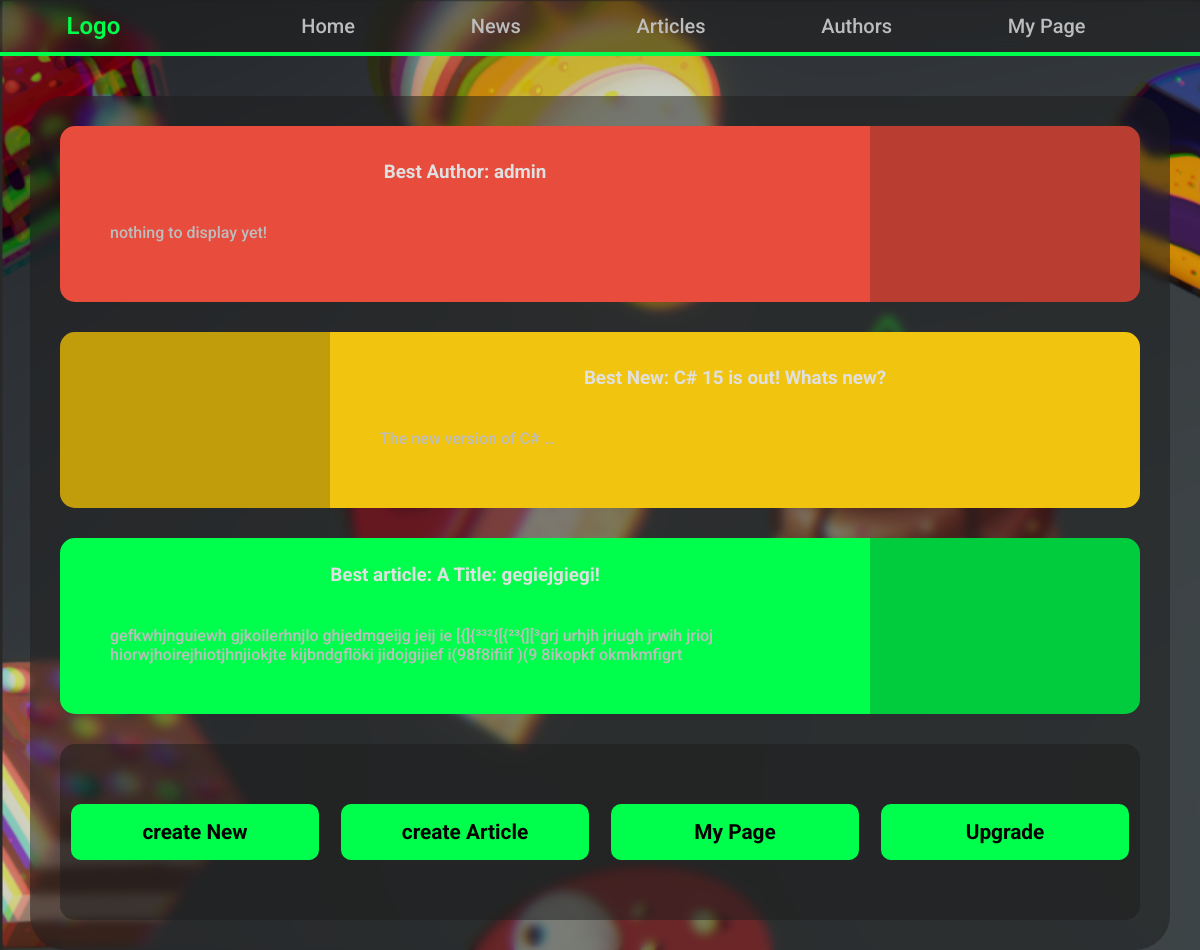
The app's page /main/home/ with its own data.
### newsportal/models.py (models this page shows, shortened)
class RatingSystem(models.Model):
    rating = models.FloatField(default=0)
    likes = models.IntegerField(default=0)
    dislikes = models.IntegerField(default=0)
    class Meta:
        abstract = True

class Author(RatingSystem, models.Model):
    user = models.OneToOneField(User, on_delete=models.CASCADE)
    Author_Account_creation_date = models.DateTimeField(auto_now=True)

class Post(models.Model):
    title = models.CharField(max_length=255)
    content = models.TextField(max_length=15000)
    creation_date = models.DateTimeField(auto_now=True)
    author = models.ForeignKey("Author", on_delete=models.CASCADE, blank=True, null=True)

### newsportal/views.py (the view)
# urls.py: path('home/', HomePage.as_view(), name="HomePage"),
class HomePage(TemplateView):
    template_name = "newsportal/home.html"
    def get_context_data(self, **kwargs: Any) -> dict[str, Any]:
        context = super().get_context_data(**kwargs)
        context["best_Author"] = Author.objects.order_by("-rating").first()
        context["best_News"] = News.objects.order_by("-rating").first()
        context["best_Article"] = Article.objects.order_by(
            "-rating").first()
        context['is_not_premium'] = not self.request.user.groups.filter(
            name='premium').exists()
        return context

### templates/newsportal/home.html (shortened to what this page needs)
{% extends "default.html" %}
{% block Main%}
<div class="Home-Content-Wrap">
    <div class="Home-Content-Block Home-Content-Best-Author">
        <div class="Home-Content-Block-Side-75Percent">
            <h2>
                Best Author: {{best_Author.user.username}}
            </h2>
            <h3>
               nothing to display yet!
            </h3>
        </div>
        <div class="Home-Content-Block-Side-25Percent"></div>
    </div>
    <div class="Home-Content-Block Home-Content-Best-New">
        <div class="Home-Content-Block-Side-25Percent">
        </div>
        <div class="Home-Content-Block-Side-75Percent">
            <h2>
                Best New: {{best_News.title}}
            </h2>
            <h3>
            </h3>
        </div>
    </div>
    <div class="Home-Content-Block Home-Content-Best-Article">
        <div class="Home-Content-Block-Side-75Percent">
            <h2>
                Best article: {{best_Article.title}}
            </h2>
            <h3>
                {{best_Article.content|truncatechars:255}}
            </h3>
        </div>
        <div class="Home-Content-Block-Side-25Percent"></div>
    </div>
    <div class="Home-Content-Block Home-Content-Create-Post-Block">
        <a href="/main/news/create" class="Home-Content-Block-Create-Post-Button">
            create New
        </a>
        <a href="/main/articles/create" class="Home-Content-Block-Create-Post-Button">
            create Article
        </a>
        <a href="/main/mypage/" class="Home-Content-Block-Create-Post-Button">
            My Page
        </a>
        {% if is_not_premium %}
        <a href="/main/upgrade" class="Home-Content-Block-Create-Post-Button">
            Upgrade
        </a>
            {% endif %}
    </div>
</div>
{% endblock Main%}

### static/style.css (style rules this page uses)
:root { --primary-color: #00ff4c; --primary-color-dark: #00e66f; --background-color: #1212128c; --surface-color: rgba(28, 28, 28, 0.5); --surface-color-less-transparent: rgba(44, 44, 44, 0.7); --text-primary: #E0E0E0; --text-secondary: #BDBDBD; --error-color: #E74C3C; }
* { font-size: 2vh; font-weight: 400; font-family: 'Roboto', sans-serif; color: var(--text-primary); box-sizing: border-box; }
html { height: 100%; }
body { background: url(BG.png) repeat; background-size: calc(3440px * 1.1) calc(1440px * 1.1); padding: 0; margin: 0; animation: BGAnim 150s ease-in-out infinite; }
h1, h2, h3 { margin: 0; padding: 0; }
a { text-decoration: none; color: var(--primary-color); transition: color 0.2s ease-in-out; }
.Home-Content-Wrap { width: 95%; max-width: 1600px; min-height: 100vh; margin: 40px auto; background-color: var(--surface-color); backdrop-filter: blur(5px); border-radius: 35px; display: flex; flex-direction: column; align-items: center; padding: 30px; gap: 30px; }
.Home-Content-Block { width: 100%; min-height: 22vh; display: flex; border-radius: 15px; background-color: var(--surface-color-less-transparent); overflow: hidden; transition: transform 0.3s, box-shadow 0.3s; }
.Home-Content-Best-Author { background-color: var(--error-color); }
.Home-Content-Best-New { background-color: #F1C40F; }
.Home-Content-Best-Article { background-color: var(--primary-color); }
.Home-Content-Block-Side-75Percent { width: 75%; padding: 25px; display: flex; flex-direction: column; justify-content: center; }
.Home-Content-Block-Side-25Percent { width: 25%; background-color: rgba(0, 0, 0, 0.2); display: flex; align-items: center; justify-content: center; }
.Home-Content-Block h2 { color: var(--text-primary); font-weight: 700; font-size: 2.35vh; text-align: center; margin-bottom: 15px; }
.Home-Content-Block h3 { color: var(--text-secondary); font-weight: 500; text-align: left; margin: 25px; }
.Home-Content-Create-Post-Block { background-color: var(--surface-color); display: flex; justify-content: space-around; align-items: center; width: 100%; border-radius: 15px; height: 3vh; }
.Home-Content-Block-Create-Post-Button { background-color: var(--primary-color); height: 7vh; width: 23%; border-radius: 10px; color: #000; text-align: center; font-weight: 700; font-size: 2.6vh; transition: all 0.25s; border: none; cursor: pointer; display: flex; align-items: center; justify-content: center; }

### records on screen
Author: user.username "admin"
Post: title "C# 15 is out! Whats new?"
Post: title "A Title: gegiejgiegi!", content "gefkwhjnguiewh gjkoilerhnjlo ghjedmgeijg jeij ie [{]{³³²{[{²³{][³grj urhjh jriugh jrwih jrioj hiorwjhoirejhiotjhnjiokjte kijbndgflöki jidojgijief i(98f8ifiif )(9 8ikopkf okmkmfigrt"
